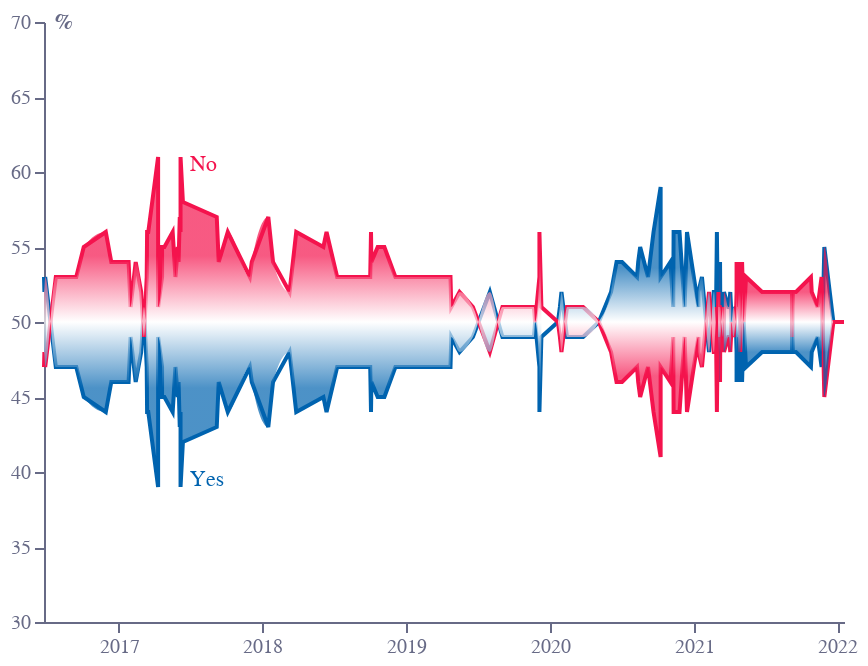

Notebook cell for this chart:
### Code cell
base = alt.Chart(f2).encode(
    x=alt.X(
        "date:T",
        sort=[],
        axis=alt.Axis(
            grid=False,
            titleAlign="center",
            titleAnchor="middle",
            title="",
            titleY=-15,
            titleX=207,
            labelColor=colors["eco-gray"],
            titleColor=colors["eco-gray"],
            tickColor=colors["eco-gray"],
            domainColor=colors["eco-gray"],
            tickCount=10,
            orient="bottom",
            labelAngle=0,
        ),
    )
)
line1 = base.mark_line(color=colors["eco-mid-blue"]).encode(
    y=alt.Y(
        "yes:Q",
        sort=[],
        axis=alt.Axis(
            grid=False,
            title="%",
            titleX=5,
            titleY=5,
            titleBaseline="bottom",
            titleAngle=0,
            titleAlign="left",
            labelColor=colors["eco-gray"],
            titleColor=colors["eco-gray"],
            tickColor=colors["eco-gray"],
            domainColor=colors["eco-gray"],
        ),
        scale=alt.Scale(domain=[30, 70]),
    )
)
line2 = base.mark_line(color=colors["eco-dot"]).encode(y=alt.Y("no:Q"))
area1 = base.mark_area(
    interpolate="monotone",
    fillOpacity=0.7,
    color=alt.Gradient(
        gradient="linear",
        stops=[
            alt.GradientStop(color=colors["eco-dot"], offset=0.7),
            alt.GradientStop(color="white", offset=0.5),
            alt.GradientStop(color=colors["eco-mid-blue"], offset=0.3),
        ],
        x1=1,
        x2=1,
        y1=1,
        y2=0,
    ),
).encode(y="no:Q", y2="yes:Q")
area1a = area1.transform_filter("datum.date<toDate('2020-01-01')")
area1b = area1.transform_filter("datum.date>toDate('2021-03-01')")
area2 = (
    base.mark_area(
        interpolate="monotone",
        fillOpacity=0.7,
        color=alt.Gradient(
            gradient="linear",
            stops=[
                alt.GradientStop(color=colors["eco-dot"], offset=0.3),
                alt.GradientStop(color="white", offset=0.5),
                alt.GradientStop(color=colors["eco-mid-blue"], offset=0.7),
            ],
            x1=1,
            x2=1,
            y1=1,
            y2=0,
        ),
    )
    .encode(y="no:Q", y2="yes:Q")
    .transform_filter("datum.date>toDate('2020-01-01')")
    .transform_filter("datum.date<toDate('2021-03-01')")
)
label1 = (
    alt.Chart(pd.DataFrame([{"date": "2017-07-01", "y": 60.5, "t": "No"}]))
    .mark_text(color=colors["eco-dot"], align="left")
    .encode(x="date:T", y="y:Q", text="t:N")
)
label2 = (
    alt.Chart(pd.DataFrame([{"date": "2017-07-01", "y": 39.5, "t": "Yes"}]))
    .mark_text(color=colors["eco-mid-blue"], align="left")
    .encode(x="date:T", y="y:Q", text="t:N")
)
layer1 = (
    (
        (line1 + line2 + area1a + area1b + area2 + label1 + label2).properties(
            height=300, width=400
        )
    )
    .configure_view(stroke=None)
    .properties(title="")
)
layer1.save("visualisation/" + f + ".json")
layer1.save("visualisation/" + f + ".png")
open("README.md", "a").write(readme)
layer1

### Figure 1 — Vega-Lite specification as saved in the notebook (floating-point values rounded to 4 significant figures; data arrays with more than 128 entries replaced by an {"elided": "..."} marker saying what was removed)
{"config": {"view": {"continuousWidth": 400, "continuousHeight": 300, "stroke": null}}, "layer": [{"mark": {"type": "line", "color": "#0063AF"}, "encoding": {"x": {"type": "temporal", "axis": {"domainColor": "#676A86", "grid": false, "labelAngle": 0, "labelColor": "#676A86", "orient": "bottom", "tickColor": "#676A86", "tickCount": 10, "title": "", "titleAlign": "center", "titleAnchor": "middle", "titleColor": "#676A86", "titleX": 207, "titleY": -15}, "field": "date", "sort": []}, "y": {"type": "quantitative", "axis": {"domainColor": "#676A86", "grid": false, "labelColor": "#676A86", "tickColor": "#676A86", "title": "%", "titleAlign": "left", "titleAngle": 0, "titleBaseline": "bottom", "titleColor": "#676A86", "titleX": 5, "titleY": 5}, "field": "yes", "scale": {"domain": [30, 70]}, "sort": []}}}, {"mark": {"type": "line", "color": "#F4134D"}, "encoding": {"x": {"type": "temporal", "axis": {"domainColor": "#676A86", "grid": false, "labelAngle": 0, "labelColor": "#676A86", "orient": "bottom", "tickColor": "#676A86", "tickCount": 10, "title": "", "titleAlign": "center", "titleAnchor": "middle", "titleColor": "#676A86", "titleX": 207, "titleY": -15}, "field": "date", "sort": []}, "y": {"type": "quantitative", "field": "no"}}}, {"mark": {"type": "area", "color": {"gradient": "linear", "stops": [{"color": "#F4134D", "offset": 0.7}, {"color": "white", "offset": 0.5}, {"color": "#0063AF", "offset": 0.3}], "x1": 1, "x2": 1, "y1": 1, "y2": 0}, "fillOpacity": 0.7, "interpolate": "monotone"}, "encoding": {"x": {"type": "temporal", "axis": {"domainColor": "#676A86", "grid": false, "labelAngle": 0, "labelColor": "#676A86", "orient": "bottom", "tickColor": "#676A86", "tickCount": 10, "title": "", "titleAlign": "center", "titleAnchor": "middle", "titleColor": "#676A86", "titleX": 207, "titleY": -15}, "field": "date", "sort": []}, "y": {"type": "quantitative", "field": "no"}, "y2": {"field": "yes"}}, "transform": [{"filter": "datum.date<toDate('2020-01-01')"}]}, {"mark": {"type": "area", "color": {"gradient": "linear", "stops": [{"color": "#F4134D", "offset": 0.7}, {"color": "white", "offset": 0.5}, {"color": "#0063AF", "offset": 0.3}], "x1": 1, "x2": 1, "y1": 1, "y2": 0}, "fillOpacity": 0.7, "interpolate": "monotone"}, "encoding": {"x": {"type": "temporal", "axis": {"domainColor": "#676A86", "grid": false, "labelAngle": 0, "labelColor": "#676A86", "orient": "bottom", "tickColor": "#676A86", "tickCount": 10, "title": "", "titleAlign": "center", "titleAnchor": "middle", "titleColor": "#676A86", "titleX": 207, "titleY": -15}, "field": "date", "sort": []}, "y": {"type": "quantitative", "field": "no"}, "y2": {"field": "yes"}}, "transform": [{"filter": "datum.date>toDate('2021-03-01')"}]}, {"mark": {"type": "area", "color": {"gradient": "linear", "stops": [{"color": "#F4134D", "offset": 0.3}, {"color": "white", "offset": 0.5}, {"color": "#0063AF", "offset": 0.7}], "x1": 1, "x2": 1, "y1": 1, "y2": 0}, "fillOpacity": 0.7, "interpolate": "monotone"}, "encoding": {"x": {"type": "temporal", "axis": {"domainColor": "#676A86", "grid": false, "labelAngle": 0, "labelColor": "#676A86", "orient": "bottom", "tickColor": "#676A86", "tickCount": 10, "title": "", "titleAlign": "center", "titleAnchor": "middle", "titleColor": "#676A86", "titleX": 207, "titleY": -15}, "field": "date", "sort": []}, "y": {"type": "quantitative", "field": "no"}, "y2": {"field": "yes"}}, "transform": [{"filter": "datum.date>toDate('2020-01-01')"}, {"filter": "datum.date<toDate('2021-03-01')"}]}, {"data": {"name": "data-52260e5c70bd844b3bd9740b0d985828"}, "mark": {"type": "text", "align": "left", "color": "#F4134D"}, "encoding": {"text": {"type": "nominal", "field": "t"}, "x": {"type": "temporal", "field": "date"}, "y": {"type": "quantitative", "field": "y"}}}, {"data": {"name": "data-177078add21e30964cbeabb47e51215c"}, "mark": {"type": "text", "align": "left", "color": "#0063AF"}, "encoding": {"text": {"type": "nominal", "field": "t"}, "x": {"type": "temporal", "field": "date"}, "y": {"type": "quantitative", "field": "y"}}}], "data": {"name": "data-a60bcc6ae766793ca76899bc0c194d95"}, "height": 300, "title": "", "width": 400, "$schema": "https://vega.github.io/schema/vega-lite/v4.8.1.json", "datasets": {"data-a60bcc6ae766793ca76899bc0c194d95": {"elided": "139 records"}, "data-52260e5c70bd844b3bd9740b0d985828": [{"date": "2017-07-01", "y": 60.5, "t": "No"}], "data-177078add21e30964cbeabb47e51215c": [{"date": "2017-07-01", "y": 39.5, "t": "Yes"}]}}
